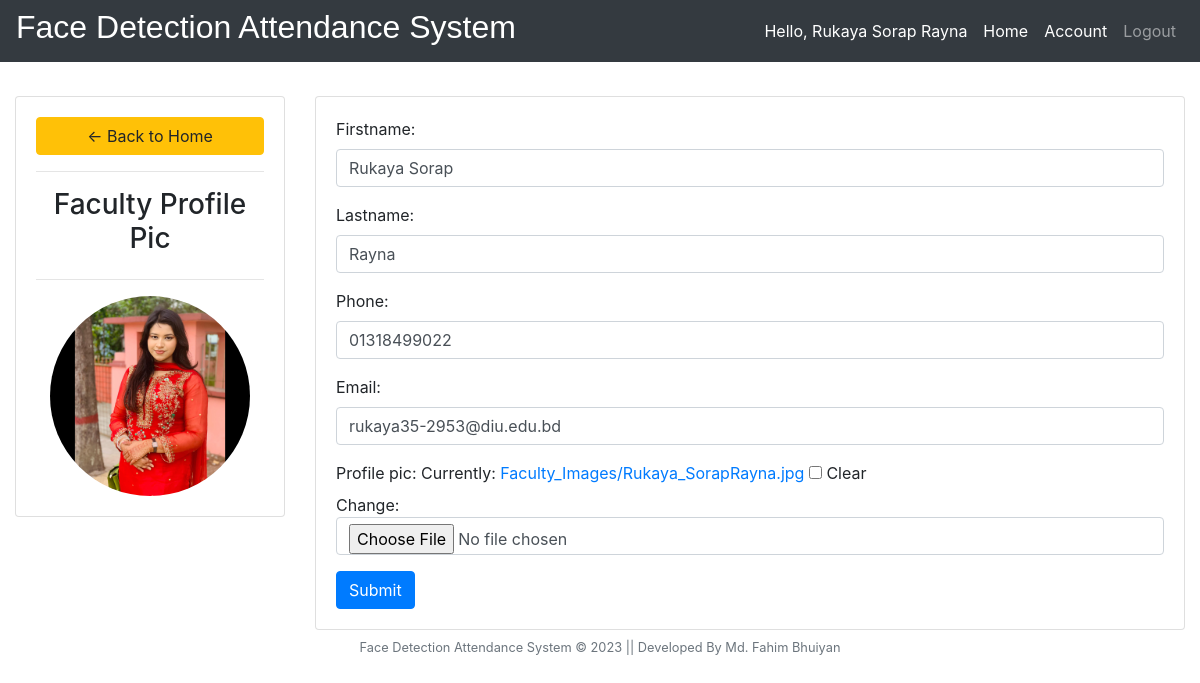
Screenshot of /account/ (signed in) with the database file from the repository.
### attendence_sys/models.py (models this page shows)
class Faculty(models.Model):
    user = models.OneToOneField(User, null = True, blank = True, on_delete= models.CASCADE)
    firstname = models.CharField(max_length=200, null=True, blank=True)
    lastname = models.CharField(max_length=200, null=True, blank=True)
    phone = models.CharField(max_length=200, null=True)
    email = models.CharField(max_length=200, null=True)
    profile_pic = models.ImageField(upload_to=user_directory_path ,null=True, blank=True)
    def __str__(self):
        return str(self.firstname + " " + self.lastname)

### attendence_sys/views.py (the view)
# urls.py: path('account/', views.facultyProfile, name='account'),
def facultyProfile(request):
    faculty = request.user.faculty
    form = FacultyForm(instance = faculty)
    context = {'form':form}
    return render(request, 'attendence_sys/facultyForm.html', context)

### attendence_sys/forms.py
class FacultyForm(ModelForm):
    class Meta:
        model = Faculty
        fields = '__all__'
        exclude = ['user']
    def __init__(self, *args, **kwargs):
        super(FacultyForm, self).__init__(*args, **kwargs)
        for visible in self.visible_fields():
            visible.field.widget.attrs['class'] = 'form-control'

### attendence_sys/templates/attendence_sys/facultyForm.html (shortened to what this page needs)
{% extends 'attendence_sys/main.html' %}
{% block content %}
<br>
<div class="row">
	<div class="col-md-3">
		<div class="card card-body">
			<a class="btn btn-warning" href="{% url 'home' %}"> &#8592; Back to Home</a>
			<hr>
			<h3 style="text-align: center">Faculty Profile Pic</h3>
			<hr>
			<img class="img-responsive profile-pic" src="{{request.user.faculty.profile_pic.url}}">
		</div>
	</div>
	<div class="col-md-9">
		<div class="card card-body">
			<form method="POST" action="" enctype="multipart/form-data">
				{{form.as_p}}
				<input class="btn btn-primary" type="submit" name="Update Information">
			</form>
		</div>
	</div>
</div>
{% include 'attendence_sys/footer.html' %}
{% endblock %}

### attendence_sys/templates/attendence_sys/navbar.html (shortened to what this page needs)
{% load static %}
<nav class="navbar navbar-expand-lg navbar-dark fixed-top bg-dark">
  <h2 style="color: white; font-family: 'Gill Sans', 'Gill Sans MT', Calibri, 'Trebuchet MS', sans-serif;"> Face
    Detection Attendance System </h2>
  <div class="collapse navbar-collapse" id="navbarNav">
    <ul class="navbar-nav ml-auto">
      <li class="nav-item active">
        <span class="nav-link">Hello, {{ request.user.faculty }}</span>
      </li>
      <li class="nav-item active">
        <a href="{% url 'home' %}" class="nav-link">Home</a>
      </li>
      <li class="nav-item active">
        <a class="nav-link" href="{% url 'account' %}">Account</a>
      </li>
      <li class="nav-item">
        <a class="nav-link" href="{% url 'logout' %}">Logout</a>
      </li>
    </ul>
  </div>
</nav>

### attendence_sys/templates/attendence_sys/facultyForm.html (style rules this page uses)
.profile-pic { max-width: 200px; max-height: 200px; margin: 0 auto; border-radius: 50%; }

### rows the page displays
Faculty: firstname "Rukaya Sorap", lastname "Rayna", phone "01318499022", email "rukaya35-2953@diu.edu.bd"

### other values shown
{{ request.user.faculty }} "Rukaya Sorap Rayna"
